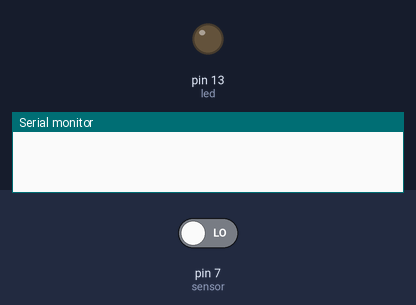
This sketch was run on a simulated Arduino Mega 2560, built with avr-gcc and run on an emulated ATmega2560. Parts: output pins drawn as LEDs (lit = HIGH), the last lines printed to the serial monitor. The inputs (shaded band) are chosen by the test bench; at power-on: pin 7 (sensor) LOW.

Above: at 1.2 s.
1.3 s: pin 7 (sensor) driven HIGH
At 2.3 s:
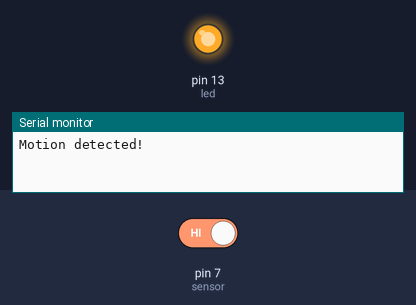
2.9 s: pin 7 (sensor) driven LOW
At 3.5 s:
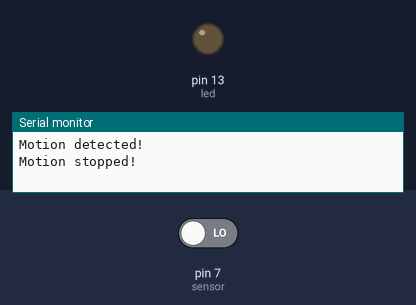
Timing chart, 0 to 5.9 s (numbered marks = the images above; inputs shaded):
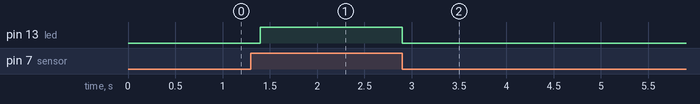

The sketch:

LESSON24_MEGA.ino
```cpp
//variables
const int led = 13, sensor = 7;
int state = LOW, val = 0;

void setup() {
  // put your setup code here, to run once:
  pinMode(led, OUTPUT);
  pinMode(sensor, INPUT);
  Serial.begin(9600);
}

void loop() {
  // put your main code here, to run repeatedly:
  val = digitalRead(sensor);
  if(val==HIGH) //if sensor high
  {
    digitalWrite(led, HIGH); //turn led on
    delay(100); //delay 100ms

    if(state==LOW)
    {
        Serial.println("Motion detected!");
        state = HIGH;
    }
  }
  else
  {
    digitalWrite(led, LOW);
    delay(200);
    if(state==HIGH)
    {
        Serial.println("Motion stopped!");
        state = LOW;
    }
  }
}
```

Measured:
- after the input at 1.3 s, pin 13 (led): LOW → HIGH after 0.10 s
- after the input at 2.9 s, pin 13 (led): HIGH → LOW at once
